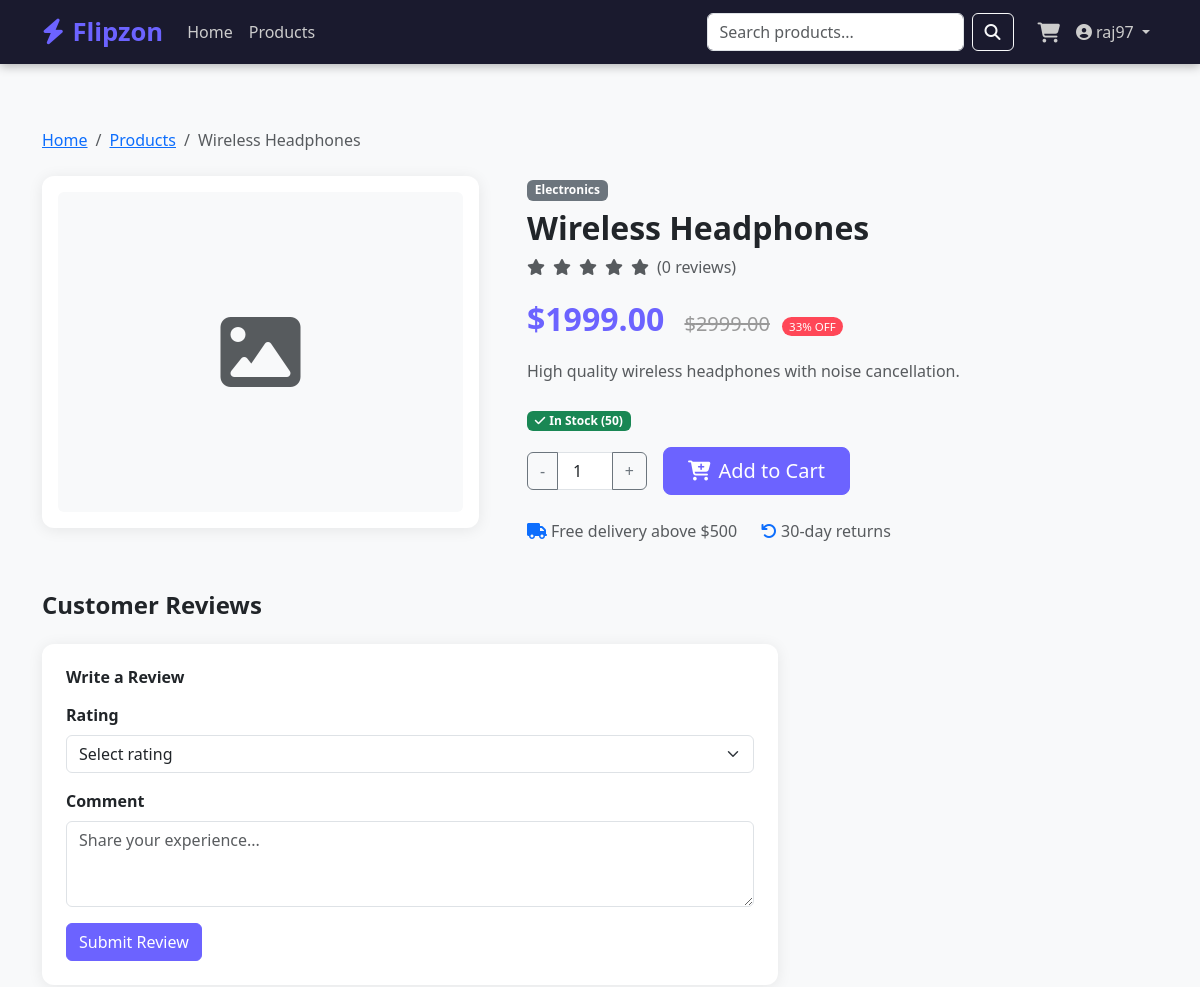
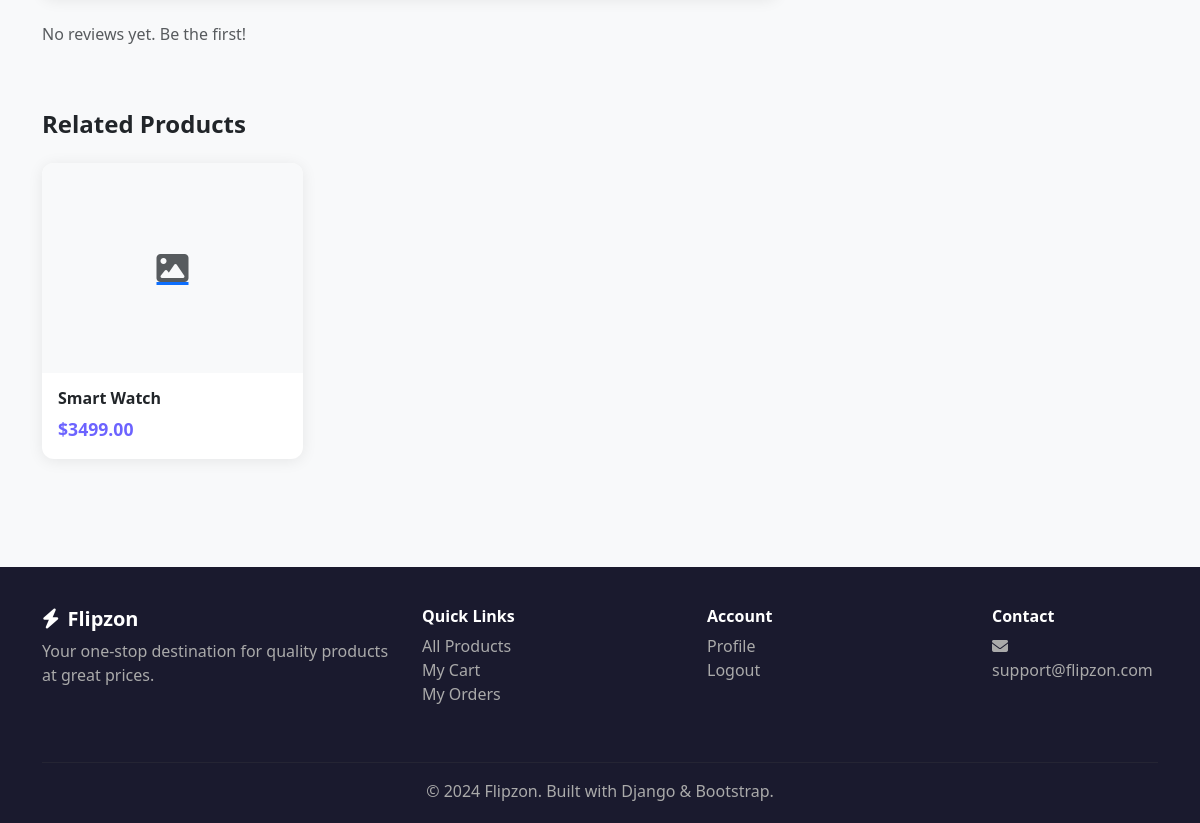
The app's page /products/wireless-headphones/ (signed in) with its own data (2 pictures, top to bottom).
### store/models.py (models this page shows, shortened)
class Product(models.Model):
    category = models.ForeignKey(Category, on_delete=models.CASCADE, related_name='products')
    name = models.CharField(max_length=200)
    slug = models.SlugField(unique=True, blank=True)
    description = models.TextField()
    price = models.DecimalField(max_digits=10, decimal_places=2)
    discount_price = models.DecimalField(max_digits=10, decimal_places=2, blank=True, null=True)
    image = models.ImageField(upload_to='products/', blank=True, null=True)
    stock = models.PositiveIntegerField(default=0)
    available = models.BooleanField(default=True)
    featured = models.BooleanField(default=False)
    created_at = models.DateTimeField(auto_now_add=True)
    class Meta:
        ordering = ['-created_at']
    @property
    def final_price(self):
        return self.discount_price if self.discount_price else self.price
    @property
    def discount_percent(self):
        if self.discount_price:
            return int(((self.price - self.discount_price) / self.price) * 100)
        return 0
    @property
    def in_stock(self):
        return self.stock > 0

class Category(models.Model):
    name = models.CharField(max_length=200)
    slug = models.SlugField(unique=True, blank=True)
    description = models.TextField(blank=True)
    class Meta:
        verbose_name_plural = 'Categories'
        ordering = ['name']

### store/views.py (the view)
# urls.py: path('products/<slug:slug>/', views.product_detail, name='product_detail'),
def product_detail(request, slug):
    product = get_object_or_404(Product, slug=slug, available=True)
    reviews = product.reviews.all()
    avg_rating = reviews.aggregate(Avg('rating'))['rating__avg'] or 0
    related = Product.objects.filter(category=product.category, available=True).exclude(id=product.id)[:4]
    user_review = reviews.filter(user=request.user).first() if request.user.is_authenticated else None
    return render(request, 'store/product_detail.html', {
        'product': product,
        'reviews': reviews,
        'avg_rating': round(avg_rating, 1),
        'related': related,
        'user_review': user_review,
    })

### templates/store/product_detail.html (shortened to what this page needs)
{% extends 'base.html' %}
{% block content %}
<div class="container py-5">
  <nav aria-label="breadcrumb" class="mb-4">
    <ol class="breadcrumb">
      <li class="breadcrumb-item"><a href="{% url 'store:home' %}">Home</a></li>
      <li class="breadcrumb-item"><a href="{% url 'store:product_list' %}">Products</a></li>
      <li class="breadcrumb-item active">{{ product.name }}</li>
    </ol>
  </nav>
  <div class="row g-5">
    <div class="col-md-5">
      <div class="card p-3">
        {% if product.image %}
          <img src="{{ product.image.url }}" class="img-fluid rounded" alt="{{ product.name }}">
        {% else %}
          <div class="bg-light rounded d-flex align-items-center justify-content-center" style="height:320px;">
            <i class="fas fa-image fa-5x text-muted"></i>
          </div>
        {% endif %}
      </div>
    </div>
    <div class="col-md-7">
      <span class="badge bg-secondary mb-2">{{ product.category.name }}</span>
      <h2 class="fw-bold">{{ product.name }}</h2>
      <div class="d-flex align-items-center gap-2 mb-3">
        {% for i in "12345" %}
          <i class="fas fa-star {% if forloop.counter <= avg_rating %}star{% else %}text-muted{% endif %}"></i>
        {% endfor %}
        <span class="text-muted">({{ reviews.count }} reviews)</span>
      </div>
      <div class="mb-3">
        <span class="fs-2 fw-bold" style="color:#6c63ff;">${{ product.final_price|floatformat:2 }}</span>
        {% if product.discount_price %}
          <span class="old-price ms-3 fs-5">${{ product.price|floatformat:2 }}</span>
          <span class="discount-badge ms-2">{{ product.discount_percent }}% OFF</span>
        {% endif %}
      </div>
      <p class="text-muted mb-4">{{ product.description }}</p>
      {% if product.in_stock %}
        <p><span class="badge bg-success"><i class="fas fa-check me-1"></i>In Stock ({{ product.stock }})</span></p>
        <form action="{% url 'cart:add' product.id %}" method="post" class="d-flex align-items-center gap-3">
          <div class="input-group" style="width:120px;">
            <button type="button" class="btn btn-outline-secondary" onclick="changeQty(-1)">-</button>
            <input type="number" name="quantity" id="qty" value="1" min="1" max="{{ product.stock }}" class="form-control text-center">
            <button type="button" class="btn btn-outline-secondary" onclick="changeQty(1)">+</button>
          </div>
          <button type="submit" class="btn btn-primary btn-lg px-4"><i class="fas fa-cart-plus me-2"></i>Add to Cart</button>
        </form>
      {% else %}
        <button class="btn btn-secondary btn-lg" disabled>Out of Stock</button>
      {% endif %}
      <div class="mt-4 d-flex gap-4 text-muted">
        <span><i class="fas fa-truck me-1 text-primary"></i>Free delivery above $500</span>
        <span><i class="fas fa-undo me-1 text-primary"></i>30-day returns</span>
      </div>
    </div>
  </div>
  <div class="row mt-5">
    <div class="col-md-8">
      <h4 class="fw-bold mb-4">Customer Reviews</h4>
      {% if user.is_authenticated and not user_review %}
        <div class="card p-4 mb-4">
          <h6 class="fw-bold mb-3">Write a Review</h6>
          <form action="{% url 'store:add_review' product.slug %}" method="post">
            <div class="mb-3">
              <label class="form-label fw-semibold">Rating</label>
              <select name="rating" class="form-select" required>
                <option value="">Select rating</option>
              </select>
            </div>
            <div class="mb-3">
              <label class="form-label fw-semibold">Comment</label>
              <textarea name="comment" class="form-control" rows="3" placeholder="Share your experience..." required></textarea>
            </div>
            <button type="submit" class="btn btn-primary">Submit Review</button>
          </form>
        </div>
      {% elif not user.is_authenticated %}
        <div class="alert alert-info">
          <a href="{% url 'accounts:login' %}">Login</a> to write a review.
        </div>
      {% endif %}
      {% for review in reviews %}
        <div class="card p-4 mb-3">
          <div class="d-flex justify-content-between">
            <strong>{{ review.user.get_full_name|default:review.user.username }}</strong>
            <small class="text-muted">{{ review.created_at|date:"M d, Y" }}</small>
          </div>
          <div class="my-1">
            {% for i in "12345" %}
              <i class="fas fa-star {% if forloop.counter <= review.rating %}star{% else %}text-muted{% endif %} fa-sm"></i>
            {% endfor %}
          </div>
          <p class="mb-0 text-muted">{{ review.comment }}</p>
        </div>
      {% empty %}
        <p class="text-muted">No reviews yet. Be the first!</p>
      {% endfor %}
    </div>
  </div>
  {% if related %}
    <div class="mt-5">
      <h4 class="fw-bold mb-4">Related Products</h4>
      <div class="row g-4">
        {% for p in related %}
          <div class="col-6 col-md-3">
            <div class="card h-100">
              <a href="{% url 'store:product_detail' p.slug %}">
                {% if p.image %}
                  <img src="{{ p.image.url }}" class="product-img w-100" alt="{{ p.name }}">
                {% else %}
                  <div class="product-img w-100 bg-light d-flex align-items-center justify-content-center">
                    <i class="fas fa-image fa-2x text-muted"></i>
                  </div>
                {% endif %}
              </a>
              <div class="card-body">
                <h6 class="fw-bold">
                  <a href="{% url 'store:product_detail' p.slug %}" class="text-dark text-decoration-none">{{ p.name }}</a>
                </h6>
                <span class="price">${{ p.final_price|floatformat:2 }}</span>
              </div>
            </div>
          </div>
        {% endfor %}
      </div>
    </div>
  {% endif %}
</div>
{% endblock %}

### templates/base.html (shortened to what this page needs)
<!DOCTYPE html>
<html lang="en">
<head>
    <link href="https://cdn.jsdelivr.net/npm/bootstrap@5.3.0/dist/css/bootstrap.min.css" rel="stylesheet">
    <link href="https://cdnjs.cloudflare.com/ajax/libs/font-awesome/6.4.0/css/all.min.css" rel="stylesheet">
</head>
<body>
<nav class="navbar navbar-expand-lg navbar-dark sticky-top">
    <div class="container">
        <a class="navbar-brand" href="{% url 'store:home' %}">
            <i class="fas fa-bolt me-2"></i>Flipzon
        </a>
        <div class="collapse navbar-collapse" id="nav">
            <ul class="navbar-nav me-auto">
                <li class="nav-item">
                    <a class="nav-link" href="{% url 'store:home' %}">Home</a>
                </li>
                <li class="nav-item">
                    <a class="nav-link" href="{% url 'store:product_list' %}">Products</a>
                </li>
            </ul>
            <form class="d-flex me-3" action="{% url 'store:product_list' %}" method="get">
                <input class="form-control me-2"
                       type="search"
                       name="q"
                       placeholder="Search products..."
                       value="{{ request.GET.q }}">
                <button class="btn btn-outline-light" type="submit">
                    <i class="fas fa-search"></i>
                </button>
            </form>
            <ul class="navbar-nav">
                <li class="nav-item">
                    <a class="nav-link position-relative" href="{% url 'cart:detail' %}">
                        <i class="fas fa-shopping-cart fa-lg"></i>
                    </a>
                </li>
                {% if user.is_authenticated %}
                <li class="nav-item dropdown">
                    <a class="nav-link dropdown-toggle" href="#" data-bs-toggle="dropdown">
                        <i class="fas fa-user-circle me-1"></i>{{ user.username }}
                    </a>
                </li>
                {% endif %}
            </ul>
        </div>
    </div>
</nav>
{% block content %}{% endblock %}
<footer class="footer">
    <div class="container">
        <div class="row">
            <div class="col-md-4 mb-4">
                <h5 class="text-white fw-bold">
                    <i class="fas fa-bolt me-2"></i>Flipzon
                </h5>
                <p>Your one-stop destination for quality products at great prices.</p>
            </div>
            <div class="col-md-3 mb-4">
                <h6 class="text-white fw-bold">Quick Links</h6>
                <ul class="list-unstyled">
                    <li><a href="{% url 'store:product_list' %}">All Products</a></li>
                    <li><a href="{% url 'cart:detail' %}">My Cart</a></li>
                    {% if user.is_authenticated %}
                    <li><a href="{% url 'orders:order_list' %}">My Orders</a></li>
                    {% endif %}
                </ul>
            </div>
            <div class="col-md-3 mb-4">
                <h6 class="text-white fw-bold">Account</h6>
                <ul class="list-unstyled">
                    {% if user.is_authenticated %}
                        <li><a href="{% url 'accounts:profile' %}">Profile</a></li>
                        <li><a href="{% url 'accounts:logout' %}">Logout</a></li>
                    {% else %}
                        <li><a href="{% url 'accounts:login' %}">Login</a></li>
                        <li><a href="{% url 'accounts:register' %}">Register</a></li>
                    {% endif %}
                </ul>
            </div>
            <div class="col-md-2 mb-4">
                <h6 class="text-white fw-bold">Contact</h6>
                <p><i class="fas fa-envelope me-1"></i>support@flipzon.com</p>
            </div>
        </div>
        <hr style="border-color:#444;">
        <p class="text-center mb-0">
            &copy; 2024 Flipzon. Built with Django & Bootstrap.
        </p>
    </div>
</footer>
</body>
</html>

### templates/base.html (style rules this page uses)
:root { --primary: #6c63ff; --secondary: #f5a623; --dark: #1a1a2e; }
body { font-family: 'Segoe UI', sans-serif; background: #f8f9fa; }
.navbar { background: var(--dark) !important; box-shadow: 0 2px 10px rgba(0,0,0,0.3); }
.navbar-brand { font-size: 1.6rem; font-weight: 800; color: var(--primary) !important; }
.navbar .nav-link { color: #ccc !important; font-weight: 500; }
.btn-primary { background: var(--primary); border-color: var(--primary); }
.card { border: none; box-shadow: 0 2px 15px rgba(0,0,0,0.08); border-radius: 12px; transition: transform 0.2s, box-shadow 0.2s; }
.product-img { height: 210px; object-fit: cover; border-radius: 12px 12px 0 0; }
.price { color: var(--primary); font-weight: 700; font-size: 1.1rem; }
.old-price { text-decoration: line-through; color: #999; font-size: 0.85rem; }
.discount-badge { background: #ff4757; color: #fff; font-size: 0.72rem; padding: 2px 7px; border-radius: 20px; }
.footer { background: var(--dark); color: #aaa; padding: 40px 0 20px; margin-top: 60px; }
.footer a { color: #aaa; text-decoration: none; }

### records on screen
Product: name "Wireless Headphones", category.name "Electronics", final_price "1999.00", price "2999.00", discount_percent "33", description "High quality wireless headphones with noise cancellation.", stock "50"
Product: name "Smart Watch", final_price "3499.00"

### other values on screen
{{ user.username }} "raj97"
{{ reviews.count }} "0"
